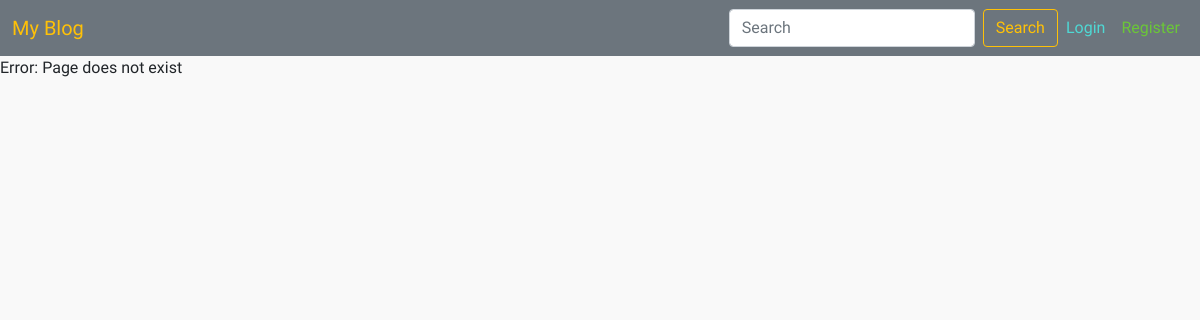
The app's page /category/motorcycles, older data.
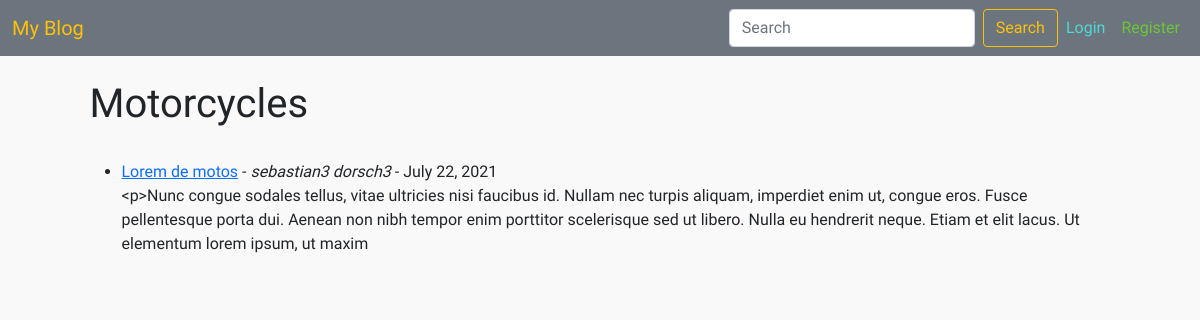
The same page, newer data.
### myblog/models.py (models this page shows, shortened)
class Post(models.Model):
    title = models.CharField(max_length=255)
    header_image = models.ImageField(null=True, blank=True, upload_to="images/")
    title_tag = models.CharField(max_length=255)
    author = models.ForeignKey(User, on_delete=models.CASCADE)
    body = RichTextField(blank=True, null=True)
    post_date = models.DateField(auto_now_add=True)
    post_datetime = models.DateTimeField(auto_now_add=True)
    category = models.CharField(max_length=255, default="uncategorized")
    snippet = models.CharField(max_length=255)
    likes = models.ManyToManyField(User, related_name='blog_posts')
    dislikes = models.ManyToManyField(User, related_name='blog_posts_dislikes')

### myblog/views.py (the view)
# urls.py: path('category/<str:cats>', CategoryView, name="category"),
def CategoryView(request, cats):
    category_posts = Post.objects.filter(category=cats.lower().replace('-', ' '))
    return render(request, 'categories.html', {'cats': cats.title().replace('-', ' '),
                                               'category_posts': category_posts})

### myblog/templates/categories.html (shortened to what this page needs)
{% extends 'base.html' %}
{% block content %}
{% if category_posts %}
    <br>
    <div class="container">
        <div class="row justify-content-center">
            <div class="col-sm-11">
                <h1>
                    {{cats}}
                </h1><br>
                <ul>
                {% for post in category_posts %}
                    <li>
                        <a href="{% url 'article-detail' post.pk %}">{{ post.title }}</a>
                        - <i>{{ post.author.first_name }} {{ post.author.last_name }}</i>
                        - {{ post.post_date }}
                        <br>
                        {{ post.body|slice:":300" }}
                    </li>
                    <br>
                {% endfor %}
                </ul>
            </div>
        </div>
    </div>
{% else %}
    Error: Page does not exist
{% endif %}
{% endblock %}

Row changes from the older to the newer data that the page shows:
added Post: category "Motorcycles", title "Lorem de motos", author.first_name "sebastian3", author.last_name "dorsch3", post_date "July 22, 2021", body "<p>Nunc congue sodales tellus, vitae ultricies nisi faucibus id. Nullam nec turpis aliquam, imperdiet enim ut, congue eros. Fusce pellentesque porta dui. Aenean non nibh tempor enim porttitor scelerisque sed ut libero. Nulla eu hendrerit neque. Etiam et elit lacus. Ut elementum lorem ipsum, ut maxim"
Text that changed along with them:
text no longer shown: "Error: Page does not exist"
